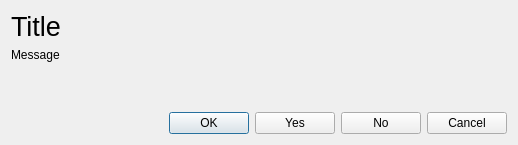
<?xml version="1.0" encoding="UTF-8"?>
<ui version="4.0">
 <class>MessageDialog</class>
 <widget class="QDialog" name="MessageDialog">
  <property name="geometry">
   <rect>
    <x>0</x>
    <y>0</y>
    <width>518</width>
    <height>145</height>
   </rect>
  </property>
  <property name="windowTitle">
   <string>Dialog</string>
  </property>
  <layout class="QVBoxLayout" name="verticalLayout">
   <item>
    <widget class="QLabel" name="titleLabel">
     <property name="font">
      <font>
       <pointsize>20</pointsize>
      </font>
     </property>
     <property name="text">
      <string>Title</string>
     </property>
    </widget>
   </item>
   <item>
    <widget class="QLabel" name="messageLabel">
     <property name="sizePolicy">
      <sizepolicy hsizetype="Preferred" vsizetype="Expanding">
       <horstretch>0</horstretch>
       <verstretch>0</verstretch>
      </sizepolicy>
     </property>
     <property name="text">
      <string>Message</string>
     </property>
     <property name="alignment">
      <set>Qt::AlignLeading|Qt::AlignLeft|Qt::AlignTop</set>
     </property>
    </widget>
   </item>
   <item>
    <layout class="QHBoxLayout" name="horizontalLayout">
     <item>
      <spacer name="horizontalSpacer">
       <property name="orientation">
        <enum>Qt::Horizontal</enum>
       </property>
       <property name="sizeHint" stdset="0">
        <size>
         <width>40</width>
         <height>20</height>
        </size>
       </property>
      </spacer>
     </item>
     <item>
      <widget class="QPushButton" name="okButton">
       <property name="text">
        <string>OK</string>
       </property>
       <property name="icon">
        <iconset theme="dialog-ok"/>
       </property>
      </widget>
     </item>
     <item>
      <widget class="QPushButton" name="yesButton">
       <property name="text">
        <string>Yes</string>
       </property>
       <property name="icon">
        <iconset theme="dialog-ok"/>
       </property>
      </widget>
     </item>
     <item>
      <widget class="QPushButton" name="noButton">
       <property name="text">
        <string>No</string>
       </property>
       <property name="icon">
        <iconset theme="dialog-cancel"/>
       </property>
      </widget>
     </item>
     <item>
      <widget class="QPushButton" name="cancelButton">
       <property name="text">
        <string>Cancel</string>
       </property>
       <property name="icon">
        <iconset theme="go-previous"/>
       </property>
      </widget>
     </item>
    </layout>
   </item>
  </layout>
 </widget>
 <resources/>
 <connections/>
</ui>
